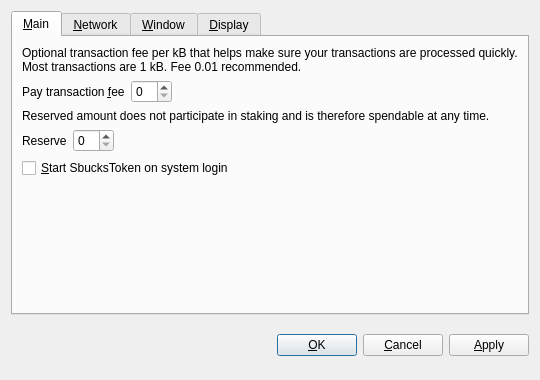
<?xml version="1.0" encoding="UTF-8"?>
<ui version="4.0">
 <class>OptionsDialog</class>
 <widget class="QDialog" name="OptionsDialog">
  <property name="geometry">
   <rect>
    <x>0</x>
    <y>0</y>
    <width>540</width>
    <height>380</height>
   </rect>
  </property>
  <property name="windowTitle">
   <string>Options</string>
  </property>
  <property name="modal">
   <bool>true</bool>
  </property>
  <layout class="QVBoxLayout" name="verticalLayout">
   <item>
    <widget class="QTabWidget" name="tabWidget">
     <property name="tabPosition">
      <enum>QTabWidget::North</enum>
     </property>
     <property name="currentIndex">
      <number>0</number>
     </property>
     <widget class="QWidget" name="tabMain">
      <attribute name="title">
       <string>&amp;Main</string>
      </attribute>
      <layout class="QVBoxLayout" name="verticalLayout_Main">
       <item>
        <widget class="QLabel" name="transactionFeeInfoLabel">
         <property name="text">
          <string>Optional transaction fee per kB that helps make sure your transactions are processed quickly. Most transactions are 1 kB. Fee 0.01 recommended.</string>
         </property>
         <property name="textFormat">
          <enum>Qt::PlainText</enum>
         </property>
         <property name="wordWrap">
          <bool>true</bool>
         </property>
        </widget>
       </item>
       <item>
        <layout class="QHBoxLayout" name="horizontalLayoutFee">
         <item>
          <widget class="QLabel" name="transactionFeeLabel">
           <property name="text">
            <string>Pay transaction &amp;fee</string>
           </property>
           <property name="textFormat">
            <enum>Qt::PlainText</enum>
           </property>
           <property name="buddy">
            <cstring>transactionFee</cstring>
           </property>
          </widget>
         </item>
         <item>
          <widget class="BitcoinAmountField" name="transactionFee"/>
         </item>
         <item>
          <spacer name="horizontalSpacerFee">
           <property name="orientation">
            <enum>Qt::Horizontal</enum>
           </property>
           <property name="sizeHint" stdset="0">
            <size>
             <width>40</width>
             <height>20</height>
            </size>
           </property>
          </spacer>
         </item>
        </layout>
       </item>
       <item>
        <widget class="QLabel" name="reserveBalanceInfoLabel">
         <property name="text">
          <string>Reserved amount does not participate in staking and is therefore spendable at any time.</string>
         </property>
         <property name="textFormat">
          <enum>Qt::PlainText</enum>
         </property>
         <property name="wordWrap">
          <bool>true</bool>
         </property>
        </widget>
       </item>
       <item>
        <layout class="QHBoxLayout" name="horizontalLayoutReserveBalance">
         <item>
          <widget class="QLabel" name="reserveBalanceLabel">
           <property name="text">
            <string>Reserve</string>
           </property>
           <property name="textFormat">
            <enum>Qt::PlainText</enum>
           </property>
           <property name="buddy">
            <cstring>reserveBalance</cstring>
           </property>
          </widget>
         </item>
         <item>
          <widget class="BitcoinAmountField" name="reserveBalance"/>
         </item>
         <item>
          <spacer name="horizontalSpacerReserveBalance">
           <property name="orientation">
            <enum>Qt::Horizontal</enum>
           </property>
           <property name="sizeHint" stdset="0">
            <size>
             <width>40</width>
             <height>20</height>
            </size>
           </property>
          </spacer>
         </item>
        </layout>
       </item>
       <item>
        <widget class="QCheckBox" name="bitcoinAtStartup">
         <property name="toolTip">
          <string>Automatically start SbucksToken after logging in to the system.</string>
         </property>
         <property name="text">
          <string>&amp;Start SbucksToken on system login</string>
         </property>
        </widget>
       </item>
       <item>
        <spacer name="verticalSpacer_Main">
         <property name="orientation">
          <enum>Qt::Vertical</enum>
         </property>
         <property name="sizeHint" stdset="0">
          <size>
           <width>20</width>
           <height>40</height>
          </size>
         </property>
        </spacer>
       </item>
      </layout>
     </widget>
     <widget class="QWidget" name="tabNetwork">
      <attribute name="title">
       <string>&amp;Network</string>
      </attribute>
      <layout class="QVBoxLayout" name="verticalLayout_Network">
       <item>
        <widget class="QCheckBox" name="mapPortUpnp">
         <property name="toolTip">
          <string>Automatically open the SbucksToken client port on the router. This only works when your router supports UPnP and it is enabled.</string>
         </property>
         <property name="text">
          <string>Map port using &amp;UPnP</string>
         </property>
        </widget>
       </item>
       <item>
        <widget class="QCheckBox" name="connectSocks">
         <property name="toolTip">
          <string>Connect to the SbucksToken network through a SOCKS5 proxy (e.g. when connecting through Tor).</string>
         </property>
         <property name="text">
          <string>&amp;Connect through SOCKS5 proxy:</string>
         </property>
        </widget>
       </item>
       <item>
        <layout class="QHBoxLayout" name="horizontalLayout_Network">
         <item>
          <widget class="QLabel" name="proxyIpLabel">
           <property name="text">
            <string>Proxy &amp;IP:</string>
           </property>
           <property name="textFormat">
            <enum>Qt::PlainText</enum>
           </property>
           <property name="buddy">
            <cstring>proxyIp</cstring>
           </property>
          </widget>
         </item>
         <item>
          <widget class="QValidatedLineEdit" name="proxyIp">
           <property name="maximumSize">
            <size>
             <width>140</width>
             <height>16777215</height>
            </size>
           </property>
           <property name="toolTip">
            <string>IP address of the proxy (e.g. 127.0.0.1)</string>
           </property>
          </widget>
         </item>
         <item>
          <widget class="QLabel" name="proxyPortLabel">
           <property name="text">
            <string>&amp;Port:</string>
           </property>
           <property name="textFormat">
            <enum>Qt::PlainText</enum>
           </property>
           <property name="buddy">
            <cstring>proxyPort</cstring>
           </property>
          </widget>
         </item>
         <item>
          <widget class="QLineEdit" name="proxyPort">
           <property name="maximumSize">
            <size>
             <width>55</width>
             <height>16777215</height>
            </size>
           </property>
           <property name="toolTip">
            <string>Port of the proxy (e.g. 9050)</string>
           </property>
          </widget>
         </item>
         <item>
          <spacer name="horizontalSpacer_Network">
           <property name="orientation">
            <enum>Qt::Horizontal</enum>
           </property>
           <property name="sizeHint" stdset="0">
            <size>
             <width>40</width>
             <height>20</height>
            </size>
           </property>
          </spacer>
         </item>
        </layout>
       </item>
       <item>
        <spacer name="verticalSpacer_Network">
         <property name="orientation">
          <enum>Qt::Vertical</enum>
         </property>
         <property name="sizeHint" stdset="0">
          <size>
           <width>20</width>
           <height>40</height>
          </size>
         </property>
        </spacer>
       </item>
      </layout>
     </widget>
     <widget class="QWidget" name="tabWindow">
      <attribute name="title">
       <string>&amp;Window</string>
      </attribute>
      <layout class="QVBoxLayout" name="verticalLayout_Window">
       <item>
        <widget class="QCheckBox" name="minimizeToTray">
         <property name="toolTip">
          <string>Show only a tray icon after minimizing the window.</string>
         </property>
         <property name="text">
          <string>&amp;Minimize to the tray instead of the taskbar</string>
         </property>
        </widget>
       </item>
       <item>
        <widget class="QCheckBox" name="minimizeOnClose">
         <property name="toolTip">
          <string>Minimize instead of exit the application when the window is closed. When this option is enabled, the application will be closed only after selecting Quit in the menu.</string>
         </property>
         <property name="text">
          <string>M&amp;inimize on close</string>
         </property>
        </widget>
       </item>
       <item>
        <spacer name="verticalSpacer_Window">
         <property name="orientation">
          <enum>Qt::Vertical</enum>
         </property>
         <property name="sizeHint" stdset="0">
          <size>
           <width>20</width>
           <height>40</height>
          </size>
         </property>
        </spacer>
       </item>
      </layout>
     </widget>
     <widget class="QWidget" name="tabDisplay">
      <attribute name="title">
       <string>&amp;Display</string>
      </attribute>
      <layout class="QVBoxLayout" name="verticalLayout_Display">
       <item>
        <layout class="QHBoxLayout" name="horizontalLayout_1_Display">
         <item>
          <widget class="QLabel" name="langLabel">
           <property name="text">
            <string>User Interface &amp;language:</string>
           </property>
           <property name="textFormat">
            <enum>Qt::PlainText</enum>
           </property>
           <property name="buddy">
            <cstring>lang</cstring>
           </property>
          </widget>
         </item>
         <item>
          <widget class="QValueComboBox" name="lang">
           <property name="toolTip">
            <string>The user interface language can be set here. This setting will take effect after restarting SbucksToken.</string>
           </property>
          </widget>
         </item>
        </layout>
       </item>
       <item>
        <layout class="QHBoxLayout" name="horizontalLayout_2_Display">
         <item>
          <widget class="QLabel" name="unitLabel">
           <property name="text">
            <string>&amp;Unit to show amounts in:</string>
           </property>
           <property name="textFormat">
            <enum>Qt::PlainText</enum>
           </property>
           <property name="buddy">
            <cstring>unit</cstring>
           </property>
          </widget>
         </item>
         <item>
          <widget class="QValueComboBox" name="unit">
           <property name="toolTip">
            <string>Choose the default subdivision unit to show in the interface and when sending coins.</string>
           </property>
          </widget>
         </item>
        </layout>
       </item>
       <item>
        <widget class="QCheckBox" name="coinControlFeatures">
         <property name="toolTip">
          <string>Whether to show coin control features or not.</string>
         </property>
         <property name="text">
          <string>Display coin &amp;control features (experts only!)</string>
         </property>
        </widget>
       </item>
       <item>
        <widget class="QCheckBox" name="minimizeCoinAge">
         <property name="toolTip">
          <string>Whether to select the coin outputs randomly or with minimal coin age.</string>
         </property>
         <property name="text">
          <string>Minimize weight consumption (experimental)</string>
         </property>
        </widget>
       </item>
       <item>
        <widget class="QCheckBox" name="useBlackTheme">
         <property name="text">
          <string>Use black visual theme (requires restart)</string>
         </property>
        </widget>
       </item>
       <item>
        <spacer name="verticalSpacer_Display">
         <property name="orientation">
          <enum>Qt::Vertical</enum>
         </property>
         <property name="sizeHint" stdset="0">
          <size>
           <width>20</width>
           <height>40</height>
          </size>
         </property>
        </spacer>
       </item>
      </layout>
     </widget>
    </widget>
   </item>
   <item>
    <layout class="QHBoxLayout" name="horizontalLayout_Buttons">
     <item>
      <spacer name="horizontalSpacer_1">
       <property name="orientation">
        <enum>Qt::Horizontal</enum>
       </property>
       <property name="sizeHint" stdset="0">
        <size>
         <width>40</width>
         <height>48</height>
        </size>
       </property>
      </spacer>
     </item>
     <item>
      <widget class="QLabel" name="statusLabel">
       <property name="font">
        <font>
         <weight>75</weight>
         <bold>true</bold>
        </font>
       </property>
       <property name="text">
        <string/>
       </property>
       <property name="textFormat">
        <enum>Qt::PlainText</enum>
       </property>
       <property name="wordWrap">
        <bool>true</bool>
       </property>
      </widget>
     </item>
     <item>
      <spacer name="horizontalSpacer_2">
       <property name="orientation">
        <enum>Qt::Horizontal</enum>
       </property>
       <property name="sizeHint" stdset="0">
        <size>
         <width>40</width>
         <height>48</height>
        </size>
       </property>
      </spacer>
     </item>
     <item>
      <widget class="QPushButton" name="okButton">
       <property name="text">
        <string>&amp;OK</string>
       </property>
      </widget>
     </item>
     <item>
      <widget class="QPushButton" name="cancelButton">
       <property name="text">
        <string>&amp;Cancel</string>
       </property>
       <property name="autoDefault">
        <bool>false</bool>
       </property>
      </widget>
     </item>
     <item>
      <widget class="QPushButton" name="applyButton">
       <property name="text">
        <string>&amp;Apply</string>
       </property>
       <property name="autoDefault">
        <bool>false</bool>
       </property>
      </widget>
     </item>
    </layout>
   </item>
  </layout>
 </widget>
 <customwidgets>
  <customwidget>
   <class>BitcoinAmountField</class>
   <extends>QSpinBox</extends>
   <header>bitcoinamountfield.h</header>
  </customwidget>
  <customwidget>
   <class>QValueComboBox</class>
   <extends>QComboBox</extends>
   <header>qvaluecombobox.h</header>
  </customwidget>
  <customwidget>
   <class>QValidatedLineEdit</class>
   <extends>QLineEdit</extends>
   <header>qvalidatedlineedit.h</header>
  </customwidget>
 </customwidgets>
 <resources/>
 <connections/>
</ui>
